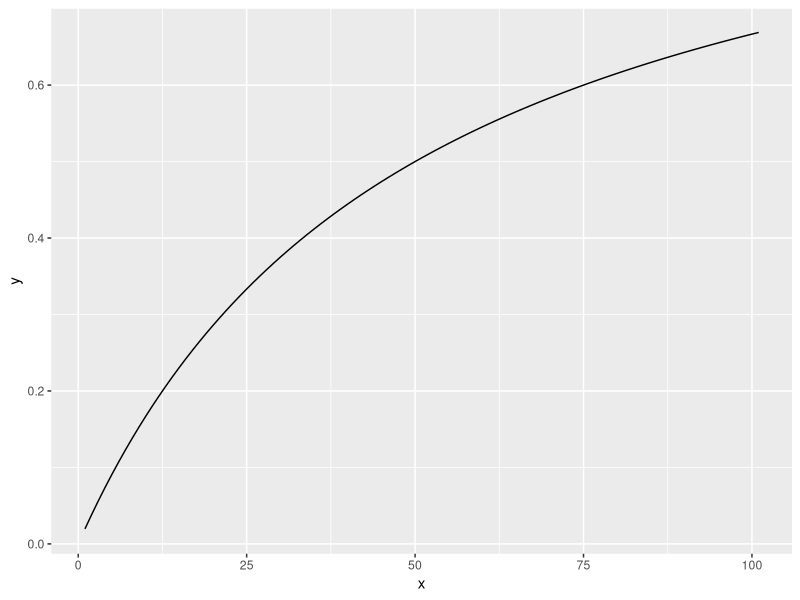

Reproduce this figure in R.
## ---- chunk 1
#--- Set up options ---# 
#knitr::opts_chunk(echo = TRUE, message = FALSE, warning = FALSE, comment = NA, collapse=TRUE)

library(knitr)
library(tidyverse)
# library(PKPDmisc)
# library(SASxport)
# library(openxlsx)
# library(janitor)
# library(EnvStats)
# library(DescTools)
# library(summarytools)
# library(yaml)
# library(flextable)
# library(officer)
# library(table1c)
# library(DT)
# library(data.table)
# library(tidyvpc)
# library(ggcertara)
# library(xpose)
# library(imager)
# library(PerformanceAnalytics)
# library(GGally)
# library(linpk)
# library(coveffectsplot)

## ---- chunk 2
temp <- 3*24

## ---- chunk 3
dat <- data.frame(x = seq(0:100)) %>% mutate(y = (x/(x+50)))
plot1 <- ggplot(data = dat, aes(x = x, y = y)) +
  geom_line()
plot1
